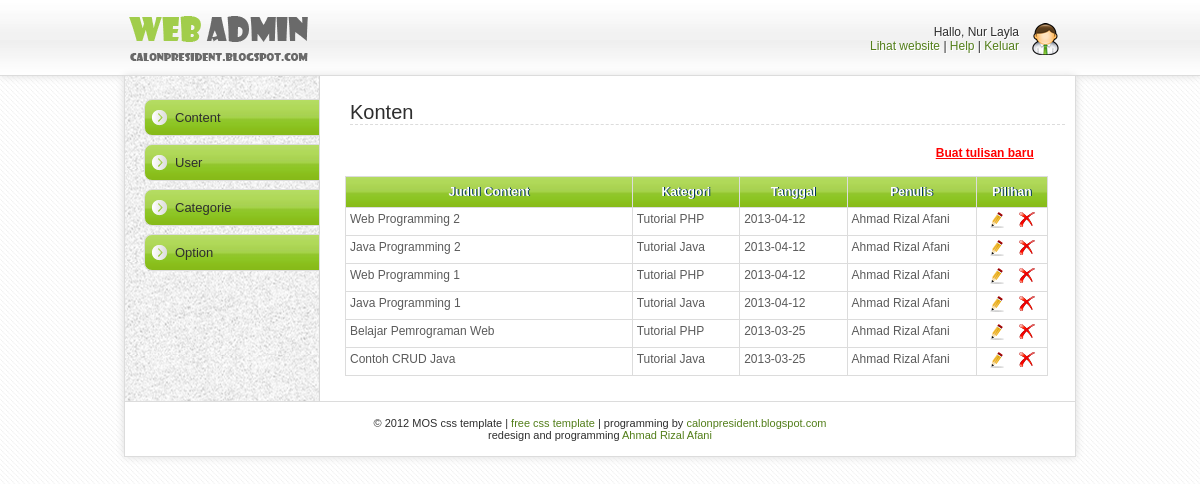
The app's page /index.php (signed in) with its own data.
### tables this page shows
CREATE TABLE `content` (
  `kode_content` int(5) NOT NULL AUTO_INCREMENT,
  `judul_content` varchar(50) DEFAULT 'kosong',
  `kode_kategori` int(5) DEFAULT NULL,
  `tanggal` datetime DEFAULT NULL,
  `penulis` varchar(30) DEFAULT NULL,
  `content` text NOT NULL,
  `keyword` text NOT NULL,
  `deskripsi` text NOT NULL,
  PRIMARY KEY (`kode_content`)
);

CREATE TABLE `kategori` (
  `kode_kategori` int(5) NOT NULL AUTO_INCREMENT,
  `judul_kategori` varchar(30) DEFAULT NULL,
  PRIMARY KEY (`kode_kategori`)
);

### function.php (called while the page is built, shortened)
<?php
	function to_array($data){
		$result = array();
		while($hasil = mysql_fetch_array($data)){
			$result[] = $hasil;
		}
		return $result;
	}
	function get_content($where = ""){
		$data = mysql_query("select content.*,kategori.judul_kategori from content inner join kategori on content.kode_kategori = kategori.kode_kategori $where order by content.kode_content desc;") or die ("query error");
		return to_array($data);
	}
?>

### content.php (the view, shortened to what this page needs)
<div id="rightContent">
	<h3>Konten</h3>
    	<div style="width:95%; background:#0066CC;">
        	<h4 style="float:right;">
            	<a href="index.php?page=write" style="color:#FF0000; text-decoration:underline;">Buat tulisan baru</a>
           	</h4>
        </div>
		<table class="data">
			<tr class="data">
				<th class="data" width="40%;">Judul Content</th>
				<th class="data" width="15%;">Kategori</th>
				<th class="data" width="15%;">Tanggal</th>
				<th class="data" width="18%;">Penulis</th>
				<th class="data" width="10%">Pilihan</th>
			</tr>
            <?php foreach(get_content() as $content){ ?>
			<tr class="data">
				<td class="data" width="30px"><?php echo $content["judul_content"]; ?></td>
				<td class="data"><?php echo $content["judul_kategori"]; ?></td>
				<td class="data"><?php
					$temp = explode(' ',$content["tanggal"]);
					 echo $temp[0];
				?></td>
				<td class="data"><?php echo $content["penulis"]; ?></td>
				<td class="data" width="75px">
				<center>
				<a href="index.php?page=write&action=edit&kode=<?php echo $content["kode_content"]; ?>"><img src="images/edit.png"></a>&nbsp;&nbsp;&nbsp;
				<a href="content_manager.php?action=delete&kode=<?php echo $content["kode_content"]; ?>" title="Edit <?php echo $content["judul_content"]; ?>" title="Hapus <?php echo $content["judul_content"]; ?>" onclick="return confirm('yakin hapus data ini ?')"><img src="images/delete.png"></a>
				</center>
				</td>
			</tr>
            <?php } ?>
		</table>
	</div>

### index.php (shortened to what this page needs)
<?php require "function.php"; cek_login(); ?>
<html>
<head>
<link rel="shortcut icon" href="stylesheet/img/devil-icon.png">
<link rel="stylesheet" type="text/css" href="css/style.css">
</head>
<body>
<div id="header">
	<div class="inHeader">
		<div class="mosAdmin">
        <?php $user = ""; if(isset($_SESSION['user'])){ ?>
		Hallo, <?php echo $_SESSION['user']['nama_lengkap']; ?><br>
        <?php } ?>
		<a href="">Lihat website</a> | <a href="">Help</a> | <a href="logout.php">Keluar</a>
		</div>
	</div>
</div>
<div id="wrapper">
	<div id="leftBar">
	<ul>
		<li><a href="index.php?page=content">Content</a></li>
		<li><a href="index.php?page=user">User</a></li>
		<li><a href="index.php?page=categorie">Categorie</a></li>
        <li><a href="index.php?page=option">Option</a></li>
	</ul>
	</div>
	<?php
		if(!isset($_GET["page"])){
			require "content.php";
		}
	?>
<div id="footer">
	&copy; 2012 MOS css template | <a href="javascript:void(0)">free css template</a> | programming by <a href="http://calonpresident.blogspot.com" target="_blank">calonpresident.blogspot.com</a><br>
	redesign and programming <a href="http://facebook.com/ahmad.rizal.afani" target="_blank">Ahmad Rizal Afani</a>
</div>
</div>
</body>
</html>

### css/style.css (style rules this page uses)
body { background: url(../images/latar.jpg); margin: 0; padding: 0; font-family: Arial; font-size: 12px; color: #2e2e2e; text-align: center; }
img { border: none; }
a { color: #527e19; text-decoration: none; }
table { border:none;font-size: 12px; }
td { border:none; padding: 5px; }
table.data { border: 1px solid #dcdcdc; margin: 10px 0px 20px 0px; width: 97%; border-collapse: collapse;font-size: 12px; }
th.data { padding: 8px 4px 8px 4px;border: 1px solid #dcdcdc; background: url(../images/green.jpg)repeat left center;text-shadow: 1px 0px #003362;color: #fff }
td.data { padding: 4px; border: 1px solid #dcdcdc;color: #5b5b5b;vertical-align: top; }
tr.data { background: #fff }
#header { width: 100%; border-bottom: 1px solid #dcdcdc; background: url(../images/headerbg.jpg) repeat left; height: 75px; z-index: 1000; -moz-box-shadow: 0px 0px 8px #dcdcdc; -webkit-box-shadow: 0px 0px 8px #dcdcdc; }
.inHeader { float: center; background: url(../images/logo.png) no-repeat left center; margin: auto; width: 920px; height: 45px; padding: 15px; border-right: 0px solid #dcdcdc; border-left: 0px solid #dcdcdc; }
.mosAdmin { float: right; border: 0px solid #dcdcdc; margin: 0 1px 0 auto; text-align: right; padding: 10px 40px 10px 10px; background: url(../images/Administrator.png) no-repeat right center; text-shadow: 1px 1px #fff; }
#wrapper { width: 950px; padding: 15px 0 0 0; position: relative; border-left: 1px solid #dcdcdc; border-right: 1px solid #dcdcdc; border-bottom: 1px solid #dcdcdc; float: center; margin: auto; text-align: left; background: #fff url(../images/bg_kiri.png) repeat-y; -moz-box-shadow: 0px 0px 8px #dcdcdc; -webkit-box-shadow: 0px 0px 8px #dcdcdc; }
#leftBar { width: 185px; float: left; padding: 0 0 20px 10px; border-right: 0px solid #dcdcdc; text-align: left; }
#leftBar ul { list-style: none;padding: 0; margin: 0;font-size: 13px; }
#leftBar ul li { width: 164px; background: url(../images/icon-left.png) no-repeat left center, url(../images/green.jpg) repeat left center; padding: 10px 0 10px 10px; margin-top: 8px;margin-left: 9px; border: 1px solid #dcdcdc; -moz-border-radius-topleft: 8px;-moz-border-radius-bottomleft: 8px; -webkit-border-top-left-radius: 8px;-webkit-border-bottom-left-radius: 8px; -o-border-top-left-radius: 8px;-o-border-bottom-left-radius: 8px; }
#leftBar ul li a { width: 100%; color: #2e2e2e; cursor: pointer; padding: 10px 65px 10px 20px; -webkit-transition: padding-left 250ms ease-out; -moz-transition: padding-left 250ms ease-out; -o-transition: padding-left 250ms ease-out; }
#rightContent { width: 725px; padding: 5px; float: right; border-left: 0px solid #dcdcdc; text-align: left; background: #fff; }
#rightContent h3 { font-size: 20px; font-weight: normal; padding: 0; margin: 5px; border-bottom: 1px dashed #dcdcdc; }
#footer { width: 950px; padding: 15px 0 15px 0; text-align: center; font-size: 11px; border-top: 1px solid #dcdcdc; background: #fff; }

### records on screen
content: judul_content "Web Programming 2", kode_kategori.judul_kategori "Tutorial PHP", tanggal "2013-04-12", penulis "Ahmad Rizal Afani"
content: judul_content "Java Programming 2", kode_kategori.judul_kategori "Tutorial Java", tanggal "2013-04-12", penulis "Ahmad Rizal Afani"
content: judul_content "Web Programming 1", kode_kategori.judul_kategori "Tutorial PHP", tanggal "2013-04-12", penulis "Ahmad Rizal Afani"
content: judul_content "Java Programming 1", kode_kategori.judul_kategori "Tutorial Java", tanggal "2013-04-12", penulis "Ahmad Rizal Afani"
content: judul_content "Belajar Pemrograman Web", kode_kategori.judul_kategori "Tutorial PHP", tanggal "2013-03-25", penulis "Ahmad Rizal Afani"
content: judul_content "Contoh CRUD Java", kode_kategori.judul_kategori "Tutorial Java", tanggal "2013-03-25", penulis "Ahmad Rizal Afani"

### other values on screen
$_SESSION['user']['nama_lengkap'] "Nur Layla"
